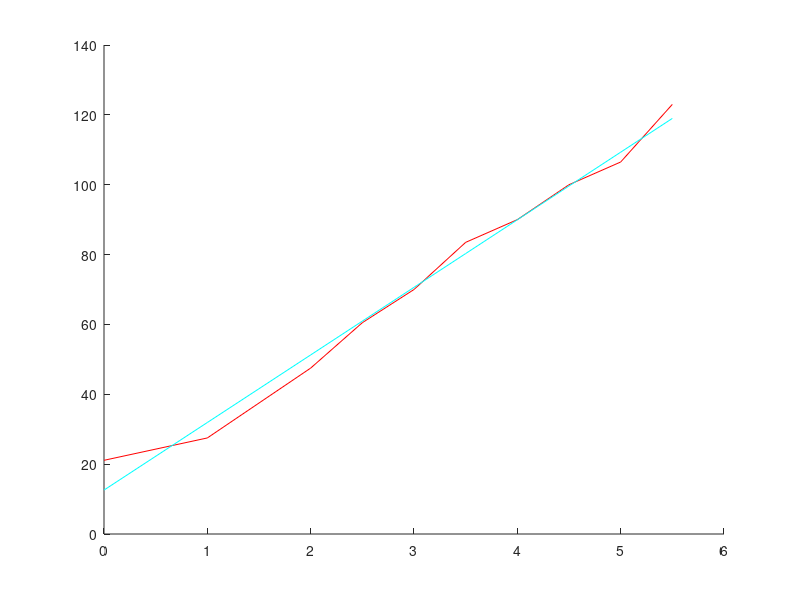

Write MATLAB code to recreate this figure.

%Pressure Sensor mapping script 


p = [0, 1, 1.5, 2. 2.5, 3, 3.5, 4, 4.5, 5 ,5.5]; %pressure in [bar]

R = [21.1, 27.5, 37.5, 47.5, 60.5, 70, 83.5, 90, 100, 106.5, 123 ]; % Resistance in [Ohm]

n = 1; %Degree of polynomial

fit = polyfit(p, R, n);

k = fit(1,1);
n = fit(1,2);

Rcorrected = k .*p + n;

figure(1)
hold on 
plot(p,R,'-r');
plot(p,Rcorrected,'-c');